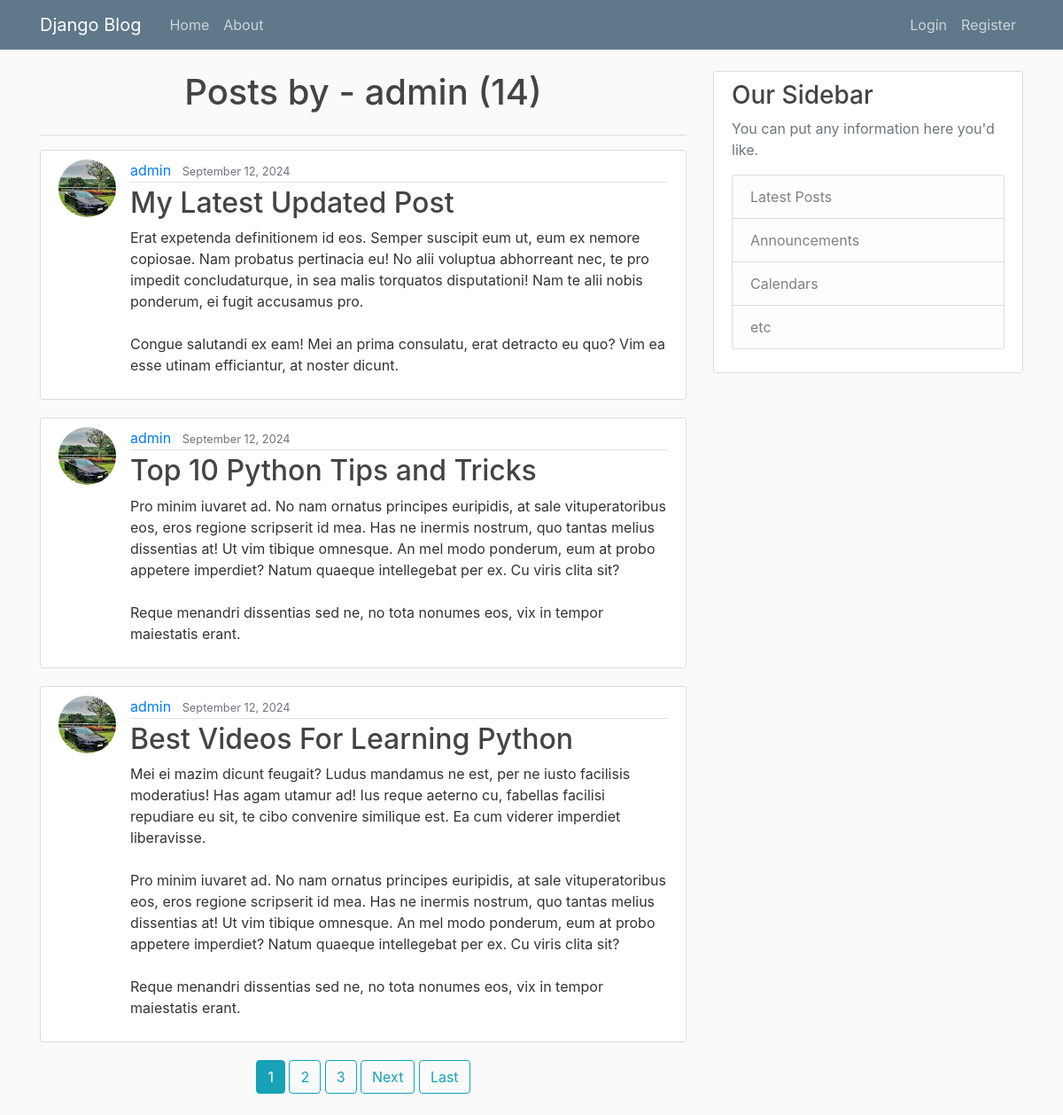
Screenshot of /user/admin/ with the database file from the repository.
### blog/models.py (models this page shows, shortened)
class Post(models.Model):
    title = models.CharField(max_length=70)
    content = models.TextField()
    date_posted = models.DateTimeField(default = timezone.now)
    author = models.ForeignKey(User, on_delete=models.CASCADE)

### users/models.py (models this page shows, shortened)
class Profile(models.Model):
    user = models.OneToOneField(User, on_delete=models.CASCADE)
    img = models.ImageField(default = 'default.JPG', upload_to='profile_pics')

### blog/views.py (the view)
# urls.py: path('user/<str:username>/', UserPostListView.as_view(), name='user-posts'),
class UserPostListView(ListView):
    model = Post
    template_name = "blog/user_posts.html"
    context_object_name = 'posts'
    paginate_by = 3
    def get_queryset(self):
        user = get_object_or_404(User, username = self.kwargs.get('username'))
        return Post.objects.filter(author = user).order_by('-date_posted')

### blog/templates/blog/user_posts.html (shortened to what this page needs)
{% extends "blog/base.html" %}
{% block content %}
<h1 class="mb-4 text-center">Posts by - {{ view.kwargs.username }} ({{ page_obj.paginator.count }}) </h1>
<hr>
    {% for post in posts %}
        <article class="media content-section">
          <img class="rounded-circle article-img" src="{{post.author.profile.img.url}}" alt="">
          <div class="media-body">
            <div class="article-metadata">
              <a class="mr-2" href="{% url 'user-posts' post.author.username %}">{{ post.author }}</a>
              <small class="text-muted">{{ post.date_posted | date:"F d, Y" }}</small>
            </div>
            <h2><a class="article-title" href="{% url 'post-detail' post.id %}">{{ post.title }}</a></h2>
            <p class="article-content">{{ post.content }}</p>
          </div>
        </article>
    {% endfor %}
<div class="container text-center">
    {% if is_paginated %}
        {% for num in page_obj.paginator.page_range %}
          {% if page_obj.number == num %}
            <a href="?page={{ num }}" class='btn btn-info mb-4'>{{ num }}</a>
          {% elif num > page_obj.number|add:'-3' and num < page_obj.number|add:'3' %}
              <a href="?page={{num}}" class='btn btn-outline-info mb-4'> {{num}} </a>
          {% endif %}
        {% endfor %}
        {% if page_obj.has_next %}
          <a href="?page={{ page_obj.next_page_number }}" class='btn btn-outline-info mb-4'>Next</a>
          <a href="?page={{ page_obj.paginator.num_pages }}" class='btn btn-outline-info mb-4'>Last</a>
        {% endif %}
    {% endif %}
</div>
{% endblock content %}

### blog/static/blog/main.css (style rules this page uses)
body { background: #fafafa; color: #333333; margin-top: 5rem; }
h1, h2, h3, h4, h5, h6 { color: #444444; }
.content-section { background: #ffffff; padding: 10px 20px; border: 1px solid #dddddd; border-radius: 3px; margin-bottom: 20px; }
.article-title { color: #444444; }
.article-content { white-space: pre-line; }
.article-img { height: 65px; width: 65px; margin-right: 16px; }
.article-metadata { padding-bottom: 1px; margin-bottom: 4px; border-bottom: 1px solid #e3e3e3 }

### rows the page displays
Post: author.profile.img (picture), author "admin", date_posted "September 12, 2024", title "My Latest Updated Post", content "Erat expetenda definitionem id eos. Semper suscipit eum ut, eum ex nemore copiosae. Nam probatus pertinacia eu! No alii voluptua abhorreant nec, te pro impedit concludaturque, in sea malis torquatos disputationi! Nam te alii nobis ponderum, ei fugit accusamus pro. Congue salutandi ex eam! Mei an prima consulatu, erat detracto eu quo? Vim ea esse utinam efficiantur, at noster dicunt."
Post: author.profile.img (picture), author "admin", date_posted "September 12, 2024", title "Top 10 Python Tips and Tricks", content "Pro minim iuvaret ad. No nam ornatus principes euripidis, at sale vituperatoribus eos, eros regione scripserit id mea. Has ne inermis nostrum, quo tantas melius dissentias at! Ut vim tibique omnesque. An mel modo ponderum, eum at probo appetere imperdiet? Natum quaeque intellegebat per ex. Cu viris clita sit? Reque menandri dissentias sed ne, no tota nonumes eos, vix in tempor maiestatis erant."
Post: author.profile.img (picture), author "admin", date_posted "September 12, 2024", title "Best Videos For Learning Python", content "Mei ei mazim dicunt feugait? Ludus mandamus ne est, per ne iusto facilisis moderatius! Has agam utamur ad! Ius reque aeterno cu, fabellas facilisi repudiare eu sit, te cibo convenire similique est. Ea cum viderer imperdiet liberavisse. Pro minim iuvaret ad. No nam ornatus principes euripidis, at sale vituperatoribus eos, eros regione scripserit id mea. Has ne inermis nostrum, quo tantas melius dissentias at! Ut vim tibique omnesque. An mel modo ponderum, eum at probo appetere imperdiet? Natum quaeque intellegebat per ex. Cu viris clita sit? Reque menandri dissentias sed ne, no tota nonumes eos, vix in tempor maiestatis erant."

### other values shown
{{ view.kwargs.username }} "admin"
{{ page_obj.paginator.count }} "14"
{{ num }} "1"
{{ num }} "2" "3"
